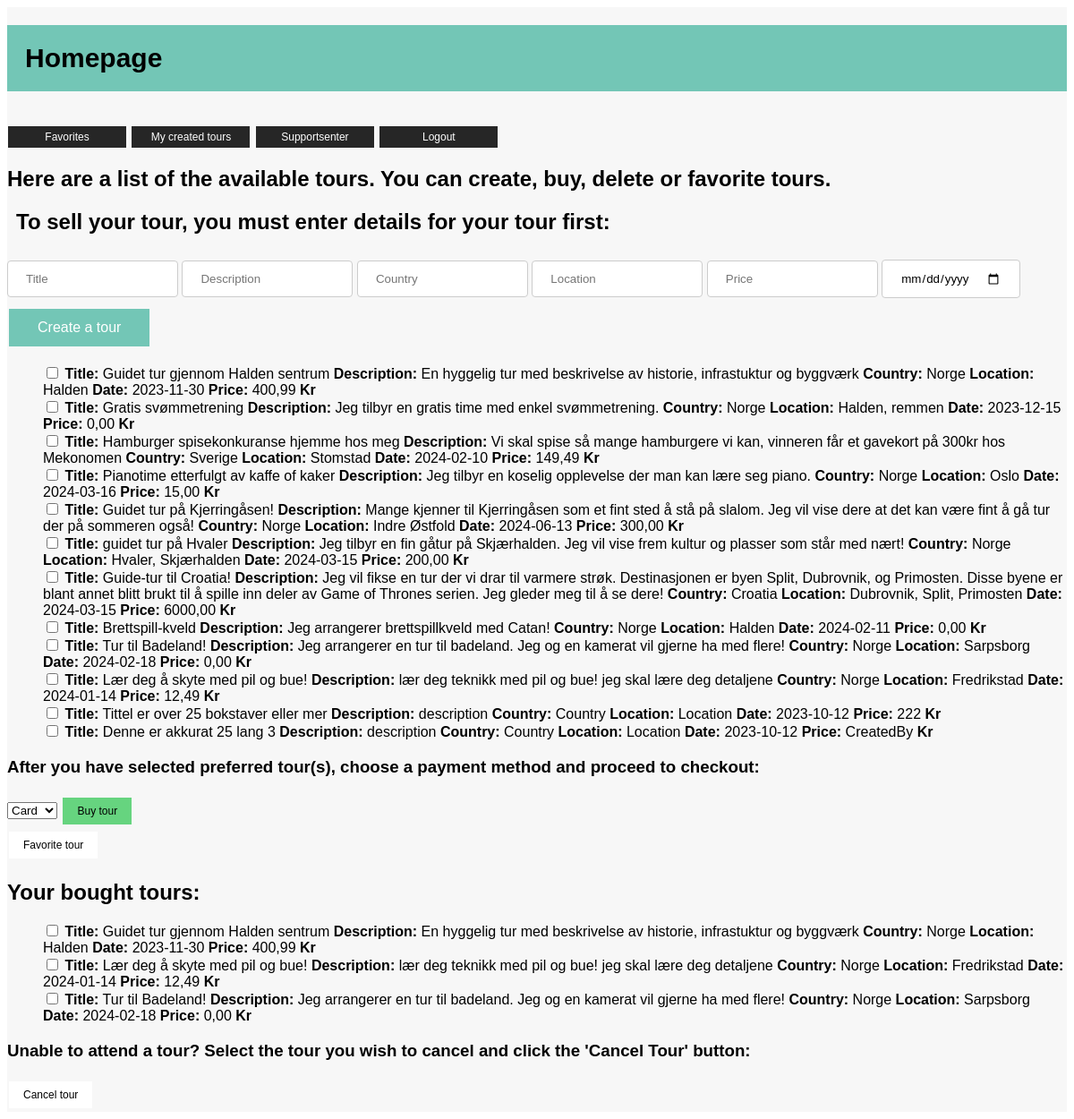
Page /homepage on the earlier database version.
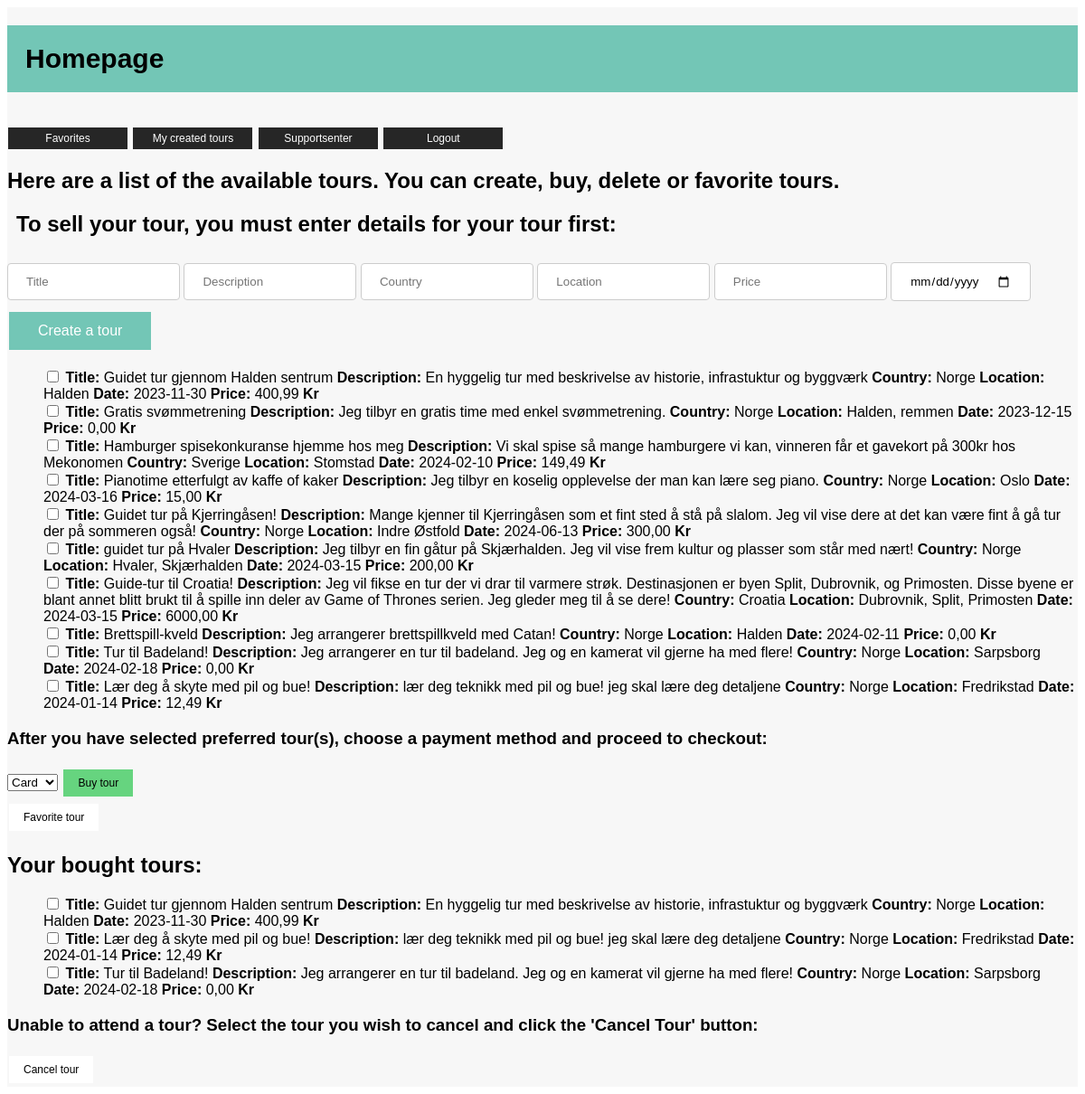
Same page on the later database version.
### tables this page shows
CREATE TABLE Tour(
                ID INTEGER PRIMARY KEY AUTOINCREMENT,
                Title TEXT,
                Description TEXT,
                Country TEXT,
                Location TEXT,
                Date DATETIME,
                Price DECIMAL(10, 2),
                CreatedBy 
    );

CREATE TABLE TourBooked(
                ID INTEGER PRIMARY KEY AUTOINCREMENT,
                User_ID INTEGER,
                Tour_ID INTEGER
    );

### app.py (the view)
@application.route('/homepage')
def homepage():
    global global_user_id
    global_user_id = get_id_if_provide_username()[0]
    list_tours = get_list_tours()
    list_of_bought_tours = get_list_of_user_bought_tours(global_user_id)
    is_admin = get_user_online_is_admin()
    logging("went to homepage")
    return render_template('/homepage.html', is_admin=is_admin,  list_of_tours=list_tours,
                           list_of_bought_tours=list_of_bought_tours)

### backend/autentication/admin.py (called while the page is built)
def logging(action):
    timestamp = datetime.now()
    name = get_user_online()
    namestamp = f'{timestamp:Date: %d.%m.%y Time: %H:%M} User: {name} {action} '
    with open(path, 'a') as file:
        print(namestamp, file=file)

### backend/autentication/login.py (called while the page is built)
def get_user_online():
    pathing = os.path.dirname(__file__) + "/user_online.json"
    try:
        with open(pathing, 'r') as file:
            data = json.load(file)
            return data.get('user_online', '')
    except FileNotFoundError:
        return r'user_online.json File Not Found'

def get_user_online_is_admin():
    admin_check = get_user_online()
    if admin_get(admin_check):
        return True
    else:
        return False

### backend/database/Tour.py (called while the page is built)
def list_tours():
    db = sqlite3.connect(pathing)
    cursor = db.cursor()
    cursor.execute("SELECT * from Tour")
    list = cursor.fetchall()
    return list

### backend/database/Tour_advanced.py (called while the page is built)
def list_of_user_bought_tours(global_id):
    db = sqlite3.connect(pathing)
    cursor = db.cursor()
    cursor.execute('''SELECT TourBooked.ID, Tour.Title, Tour.Description, Tour.Country, Tour.Location, Tour.Date, Tour.Price
        FROM Tour
        INNER JOIN TourBooked on Tour.ID = TourBooked.Tour_ID
        WHERE TourBooked.User_ID = ?
        ORDER BY Tour.Title''', (global_id,))
    list_of_bought_tours = cursor.fetchall()
    db.close()
    return list_of_bought_tours

### backend/database/user.py (called while the page is built)
def id_if_provide_username(Username):
    con = sqlite3.connect(pathing)
    cur = con.cursor()
    cur.execute("SELECT ID FROM User WHERE Username = ?", (Username,))
    id = cur.fetchone()
    return id

def admin_get(Username):
    con = sqlite3.connect(pathing)
    cur = con.cursor()
    try:
        con = sqlite3.connect(pathing)
        cur = con.cursor()
        cur.execute("SELECT Admin FROM User WHERE Username = ?", (Username,))
        admin = cur.fetchone()
        return admin[0]
    except:
        print("FEIL I ADMIN_GET")

### backend/handler/auth_handler.py (called while the page is built)
def get_id_if_provide_username():
    return id_if_provide_username(get_user_online())

### backend/handler/tour_handler.py (called while the page is built)
def get_list_tours():
    return list_tours()

def get_list_of_user_bought_tours(global_id):
    return list_of_user_bought_tours(global_id)

### frontend/templates/homepage.html (shortened to what this page needs)
<!DOCTYPE html>
<html lang="en">
<head>
    <link rel="stylesheet" type="text/css" href="{{ url_for('static', filename='css/homepage.css') }}">
</head>
<body>
<div id="grid">
    <div id="colored_body">
    <h1 id="intro">Homepage</h1><br>
    <a href="{{ url_for('favorites') }}" class="top_links_styling">Favorites</a>
    <a href="{{ url_for('my_created_tours') }}" class="top_links_styling">My created tours</a>
    <a href="{{ url_for('support_senter') }}" class="top_links_styling">Supportsenter</a>
    <a href="{{ url_for('index') }}" class="top_links_styling">Logout</a>
    <h2>Here are a list of the available tours. You can create, buy, delete or favorite tours.</h2>
    <form action="/create_a_tour" , method="POST">
    <h2 id="instruction">To sell your tour, you must enter details for your tour first:</h2>
    <form action="/create_a_tour" method="POST" id="form_create_tour_input">
        <input type="text" name="Title" placeholder="Title" class="input_styling">
        <input type="text" name="Description" placeholder="Description" class="input_styling">
        <input type="text" name="Country" placeholder="Country" class="input_styling">
        <input type="text" name="Location" placeholder="Location" class="input_styling">
        <input type="price" name="Price" placeholder="Price" class="input_styling">
        <input type="date" name="Date" class="input_styling">
        <button type="submit" class="tour_button_styling">Create a tour</button>
    </form>
    <form action="/checkbox_tour" method="POST" id="available_tours">
        <ul>
            {% for tour in list_of_tours %}
            <li>
                <input type="checkbox" name="checkbox_row" value="{{ tour[0] }}">
                <strong>Title:</strong> {{ tour[1] }}
                <strong>Description:</strong> {{ tour[2] }}
                <strong>Country:</strong> {{ tour[3] }}
                <strong>Location:</strong> {{ tour[4] }}
                <strong>Date:</strong> {{ tour[5] }}
                <strong>Price:</strong> {{ tour[6] }} <strong>Kr</strong>
            </li>
            {% endfor %}
        </ul>
        <h3>After you have selected preferred tour(s), choose a payment method and proceed to checkout:</h3>
        <select id="dropdown">
            <option value="valg1">Card</option>
        </select>
        <button type="submit" name="handle_action" value="buy" class="checkbox_buy_button_styling">Buy tour</button> <br>
        <button type="submit" name="handle_action" value="favorite" class="checkbox_button_styling">Favorite tour</button>
    </form>
    <h2>Your bought tours:</h2>
    <form action="/remove_bought_tour" method="POST" id="bought_tours">
        <ul>
            {% for tour in list_of_bought_tours %}
            <li>
                <input type="checkbox" name="checkbox_bought_tour" value="{{ tour[0] }}">
                <strong>Title:</strong> {{ tour[1] }}
                <strong>Description:</strong> {{ tour[2] }}
                <strong>Country:</strong> {{ tour[3] }}
                <strong>Location:</strong> {{ tour[4] }}
                <strong>Date:</strong> {{ tour[5] }}
                <strong>Price:</strong> {{ tour[6] }} <strong>Kr</strong>
            </li>
            {% endfor %}
        </ul>
        <h3>Unable to attend a tour? Select the tour you wish to cancel and click the 'Cancel Tour' button:</h3>
        <button type="submit" name="handle_action" value="delete" class="checkbox_button_styling">Cancel tour</button>
    </form></form>
    </div>
</div>
</body>
</html>

### static/css/homepage.css (style rules this page uses)
* { font-family: "Gill Sans", sans-serif; }
#grid { display: grid; grid-template-columns: 1fr 1fr 1fr 1fr 1fr grid-template-rows: 1fr 1fr 1fr 1fr 1fr 1fr }
#intro { font-decoration: none; font-size: 30px; font-weight: 900; grid-column: 2/4; grid-row: 1/2; background-color: #73C6B6; padding: 20px; }
#instruction { font-decoration: none; grid-column: 2/5; grid-row: 1/2; padding-left: 10px; }
.input_styling { padding: 12px 20px; margin: 8px 0; display: inline-block; border: 1px solid #ccc; border-radius: 4px; box-sizing: border-box; }
.tour_button_styling { background-color: #73C6B6; border: none; color: white; padding: 12px 32px; text-align: center; text-decoration: none; display: inline-block; font-size: 16px; margin: 4px 2px; cursor: pointer; }
.checkbox_button_styling { background-color: #ffffff; border: none; color: black; padding: 8px 16px; text-align: center; text-decoration: none; display: inline-block; font-size: 12px; margin: 4px 2px; cursor: pointer; }
.checkbox_buy_button_styling { background-color: #66d47f; border: none; color: black; padding: 8px 16px; text-align: center; text-decoration: none; display: inline-block; font-size: 12px; margin: 4px 2px; cursor: pointer; }
.top_links_styling { background-color: #262626; border: none; color: white; padding: 5px 16px; width: 100px; text-align: center; text-decoration: none; display: inline-block; font-size: 12px; margin: 1px 1px; cursor: pointer; }
#available_tours { grid-column: 2/4; grid-row: 3/4; }
#bought_tours { grid-column: 2/4; grid-row: 5/6; }
#colored_body { grid-column: 2/4; grid-row: 1/5; background-color: #F7F7F7; }
ul { list-style-type: none; }

Differences in the rows shown:
removed Tour: Title "Tittel er over 25 bokstaver eller mer", Description "description", Country "Country", Location "Location", Date "2023-10-12", Price "222"
removed Tour: Title "Denne er akkurat 25 lang 3", Description "description", Country "Country", Location "Location", Date "2023-10-12", Price "CreatedBy"
